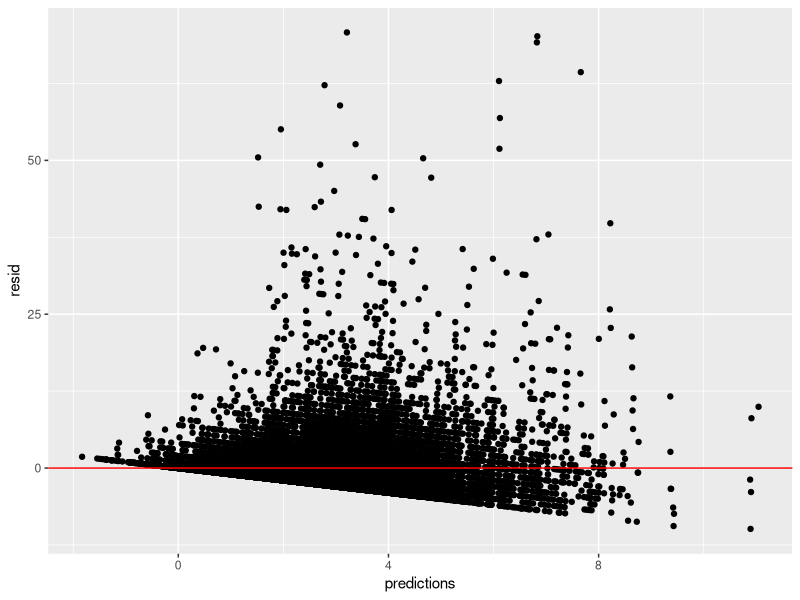
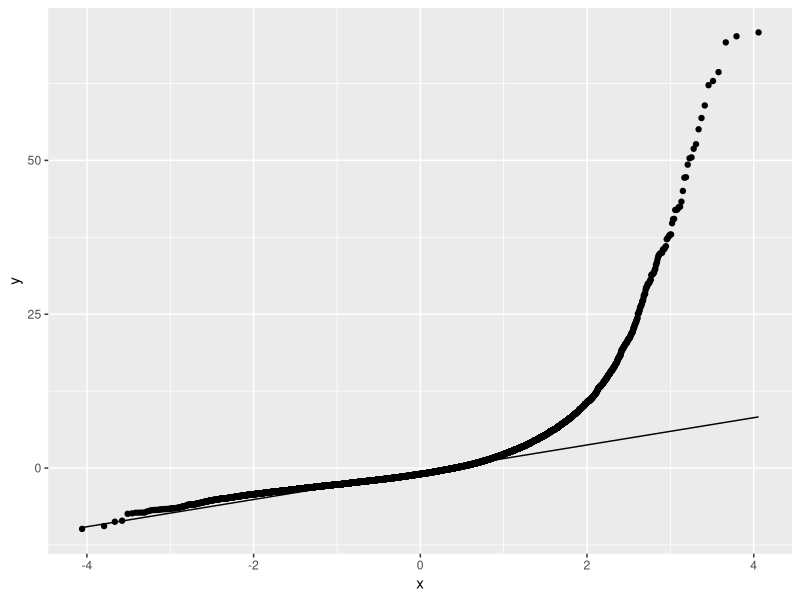

The R source for these figures, in order:
## ---- chunk 1
knitr::opts_chunk$set(warning = FALSE, message = FALSE) 
## ---- chunk 2
# Read in data
setwd("C:/Users/chris/Documents/UVA/STAT_6021/FP")
DoctorContacts <- read.csv("DoctorContacts.csv")
## ---- chunk 3
# Load packages
library(tidyverse)
## ---- chunk 4
# Rename columns
DoctorContacts <- DoctorContacts %>%
  rename(visits = mdu, log_coinsurance = lc, log_api = lpi,
         log_max_deductible = fmde, num_disease = ndisease,
         log_income = linc, log_fam_size = lfam, schooling= educdec)
## ---- chunk 5
# Delete extra index column
DoctorContacts <- select(DoctorContacts, -rownames) 
## ---- chunk 6
# Undo log transformations
DoctorContacts$insurance = exp(DoctorContacts$log_coinsurance)
DoctorContacts$payment = exp(DoctorContacts$log_api)
DoctorContacts$deductible = exp(DoctorContacts$log_max_deductible)
DoctorContacts$income = exp(DoctorContacts$log_income)
DoctorContacts$family = exp(DoctorContacts$log_fam_size)
## ---- chunk 7
# Assumptions
# Model and preds with all predictors
model1 <- lm(visits~. - visits,
             data=DoctorContacts)
coef(model1)

DCs_pred <- mutate(DoctorContacts, predictions=fitted(model1),
                        resid=residuals(model1))

# Independent variances
ggplot(DCs_pred, aes(x=predictions, y=resid)) + 
  geom_point() +
  geom_hline(yintercept = 0, color="red")
# Woah, this assumption does not appear to be met.

# Normally distributed variances
ggplot(DCs_pred, aes(sample=resid)) +
  stat_qq() +
  stat_qq_line()
# Looks like we have quite a few extreme observations on the upper end.
## ---- chunk 8
# Two sample t test to investigate mean doctor visits among women and men
# First, subset males and females
M_visits <- subset(DoctorContacts, sex == "male",
select=c(visits, sex))

F_visits <- subset(DoctorContacts, sex == "female",
select=c(visits, sex))
## ---- chunk 9
t.test(M_visits$visits, F_visits$visits, alternative = "two.sided", mu = 0, paired = FALSE, conf.level = 0.95)
# H0: The mean number of doctor visits for men and women are equal
# Ha: The mean number of doctor visits for men and women are not equal

# Since the p value is 2.2e-16, which less than 0.05, we reject the null hypothesis. We have sufficient evidence to conclude that the mean number of doctor visits for men and women are not equal.

# Since both the lower and upper limits of the confidence interval are negative, we can conclude that on average, men have between approximately 0.707 and 0.953 less doctor visits than women.
## ---- chunk 10
# Really wanted to double check since that result surprised me.
mean(F_visits$visits)
## ---- chunk 11
mean(M_visits$visits)
